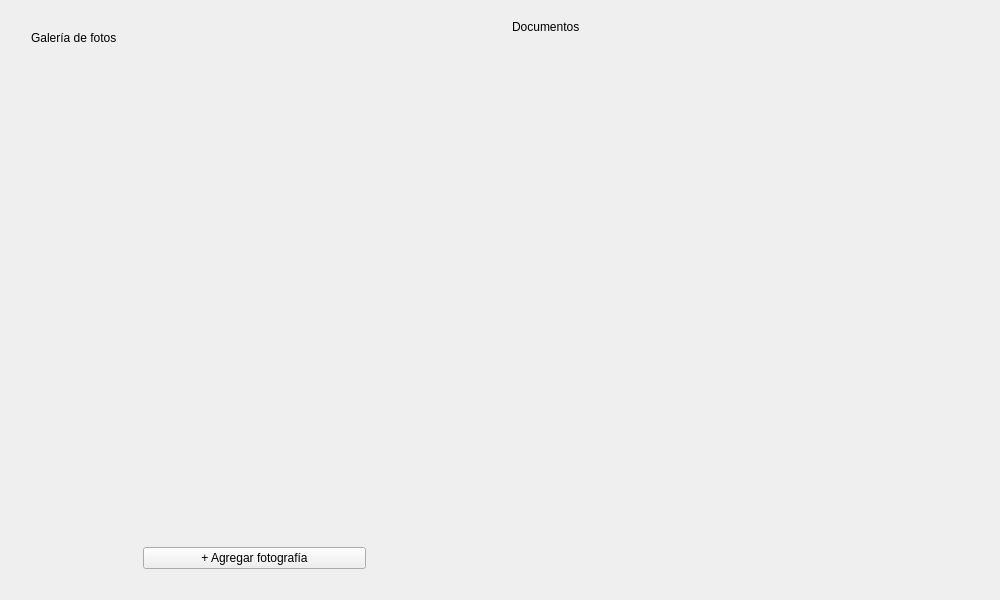
<?xml version="1.0" encoding="UTF-8"?>
<ui version="4.0">
 <class>VehicleFilesView</class>
 <widget class="QWidget" name="VehicleFilesView">
  <property name="geometry">
   <rect>
    <x>0</x>
    <y>0</y>
    <width>1000</width>
    <height>600</height>
   </rect>
  </property>
  <layout class="QHBoxLayout" name="filesLayout" stretch="1,1">
   <item>
    <widget class="QFrame" name="galleryCard">
     <layout class="QVBoxLayout" name="galleryCardLayout" stretch="0,0,1,0">
      <property name="spacing">
       <number>16</number>
      </property>
      <property name="leftMargin">
       <number>20</number>
      </property>
      <property name="topMargin">
       <number>20</number>
      </property>
      <property name="rightMargin">
       <number>20</number>
      </property>
      <property name="bottomMargin">
       <number>20</number>
      </property>
      <item>
       <widget class="QLabel" name="galleryTitle">
        <property name="text">
         <string>Galería de fotos</string>
        </property>
        <property name="class" stdset="0">
         <string notr="true">h3</string>
        </property>
       </widget>
      </item>
      <item>
       <widget class="QLabel" name="galleryErrorLabel">
        <property name="wordWrap">
         <bool>true</bool>
        </property>
        <property name="class" stdset="0">
         <string notr="true">error-text</string>
        </property>
       </widget>
      </item>
      <item>
       <widget class="QScrollArea" name="galleryScrollArea">
        <property name="frameShape">
         <enum>QFrame::Shape::NoFrame</enum>
        </property>
        <property name="widgetResizable">
         <bool>true</bool>
        </property>
        <widget class="QWidget" name="galleryContent">
         <property name="geometry">
          <rect>
           <x>0</x>
           <y>0</y>
           <width>440</width>
           <height>440</height>
          </rect>
         </property>
         <layout class="QVBoxLayout" name="galleryLayout">
          <property name="spacing">
           <number>20</number>
          </property>
          <property name="leftMargin">
           <number>0</number>
          </property>
          <property name="topMargin">
           <number>0</number>
          </property>
          <property name="rightMargin">
           <number>0</number>
          </property>
          <property name="bottomMargin">
           <number>0</number>
          </property>
         </layout>
        </widget>
       </widget>
      </item>
      <item>
       <layout class="QHBoxLayout" name="addPhotoRow" stretch="1,2,1">
        <item>
         <spacer name="addPhotoLeftSpacer">
          <property name="orientation">
           <enum>Qt::Orientation::Horizontal</enum>
          </property>
          <property name="sizeHint" stdset="0">
           <size>
            <width>0</width>
            <height>0</height>
           </size>
          </property>
         </spacer>
        </item>
        <item>
         <widget class="QPushButton" name="addPhotoButton">
          <property name="sizePolicy">
           <sizepolicy hsizetype="Expanding" vsizetype="Fixed">
            <horstretch>0</horstretch>
            <verstretch>0</verstretch>
           </sizepolicy>
          </property>
          <property name="text">
           <string>+ Agregar fotografía</string>
          </property>
          <property name="class" stdset="0">
           <string notr="true">secondary</string>
          </property>
         </widget>
        </item>
        <item>
         <spacer name="addPhotoRightSpacer">
          <property name="orientation">
           <enum>Qt::Orientation::Horizontal</enum>
          </property>
          <property name="sizeHint" stdset="0">
           <size>
            <width>0</width>
            <height>0</height>
           </size>
          </property>
         </spacer>
        </item>
       </layout>
      </item>
     </layout>
    </widget>
   </item>
   <item>
    <widget class="QFrame" name="documentsCard">
     <layout class="QVBoxLayout" name="documentsCardLayout">
      <item>
       <widget class="QLabel" name="documentsTitle">
        <property name="text">
         <string>Documentos</string>
        </property>
        <property name="class" stdset="0">
         <string notr="true">h3</string>
        </property>
       </widget>
      </item>
      <item>
       <widget class="QLabel" name="documentFormatsHint">
        <property name="class" stdset="0">
         <string notr="true">form-label</string>
        </property>
       </widget>
      </item>
      <item>
       <widget class="QLabel" name="documentsErrorLabel">
        <property name="wordWrap">
         <bool>true</bool>
        </property>
        <property name="class" stdset="0">
         <string notr="true">error-text</string>
        </property>
       </widget>
      </item>
      <item>
       <layout class="QVBoxLayout" name="documentsLayout"/>
      </item>
      <item>
       <spacer name="documentsBottomSpacer">
        <property name="orientation">
         <enum>Qt::Orientation::Vertical</enum>
        </property>
        <property name="sizeHint" stdset="0">
         <size>
          <width>0</width>
          <height>0</height>
         </size>
        </property>
       </spacer>
      </item>
     </layout>
    </widget>
   </item>
  </layout>
 </widget>
 <resources/>
 <connections/>
</ui>
